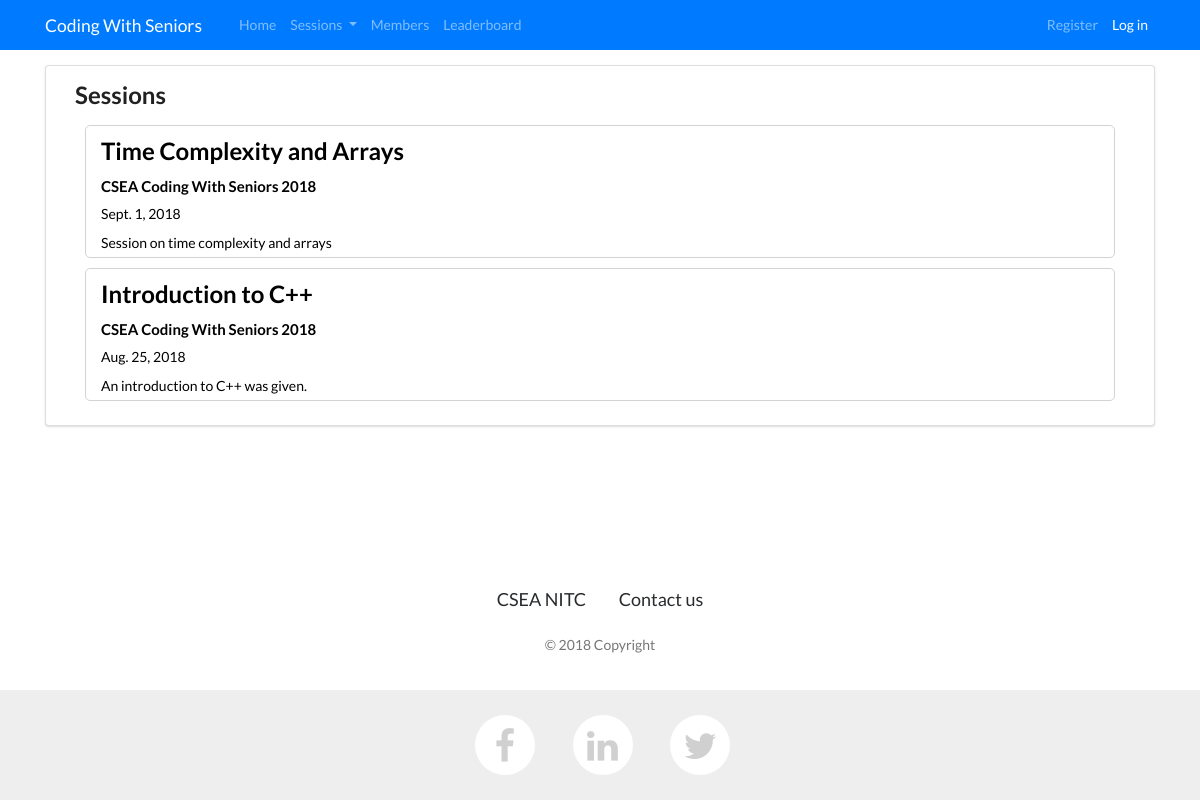
The page /events/sessions on the database as committed earlier.
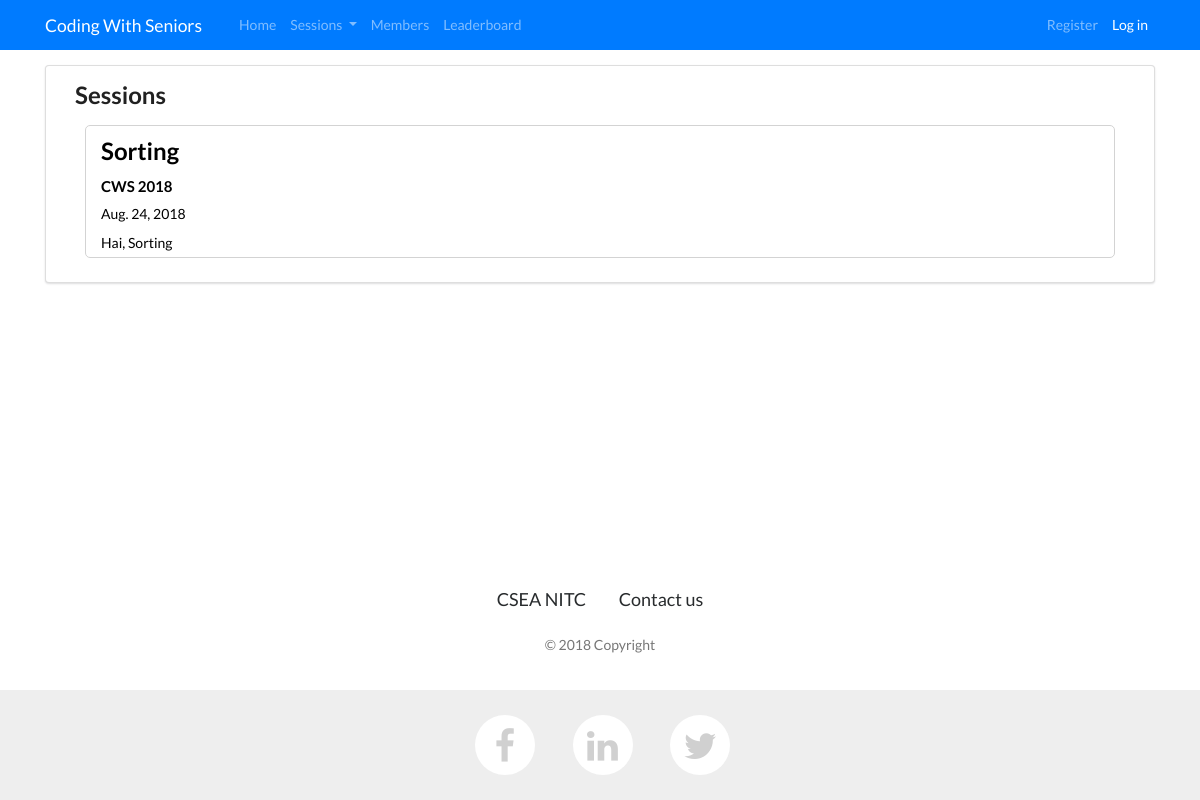
The same page on the database as committed later.
### events/models.py (models this page shows, shortened)
class Session(models.Model):
    event=models.ForeignKey(Event,on_delete=models.CASCADE)
    name=models.CharField(max_length=255, blank=False, null=True,unique=True)
    date=date=models.DateField(blank=False, null=True)
    description = models.TextField(blank=False, null=True)
    test_name=models.CharField(max_length=255,blank=True, null=True)
    test_url=models.URLField(blank=True, null=True)
    top_coder=models.CharField(max_length=255, blank=True, null=True)
    top_contributor=models.CharField(max_length=255, blank=True, null=True)
    top_improver=models.CharField(max_length=255, blank=True, null=True)
    rating_updated=models.BooleanField(default=False)

class Event(models.Model):
    name= models.CharField(max_length=255, blank=False, null=True,unique=True)
    date=models.DateField(blank=False, null=True)
    description=models.TextField( blank=False, null=True)

### events/views.py (the view)
# urls.py: path('sessions',views.view_sessions, name="view_sessions"),
def view_sessions(request: HttpRequest) -> HttpResponse:
    try:
        sessionset = Session.objects.all().order_by('-date')
        upzero = False
        if sessionset.count() == 0:
            upzero = True
    except:
        messages.add_message(request, messages.ERROR, 'Error Contact Admin')
    return render(request, 'events/all_sessions.html', locals())

### events/templates/events/all_sessions.html (shortened to what this page needs)
{% extends "layout.html" %}
{% load staticfiles %}
{% block css %}
    <link href="//cdnjs.cloudflare.com/ajax/libs/semantic-ui/2.2.10/semantic.min.css" rel="stylesheet" id="bootstrap-css">
{% endblock %}
{% block body %}
    <div class="ui segment">
    <div class="ui container">
    <h2>Sessions</h2>
    {% for item in sessionset %}
        <a href="/events/sessions/{{ item.name }}" class="unstyle_link">
    <div class="row dabba" >
            <div class="col" >
                <h2 style="margin-top:10px;margin-bottom: 4px">{{ item.name }}</h2>
                <h4 style="margin-top:10px;margin-bottom: 4px">{{ item.event.name }}</h4>
                <h6 style="margin-top:10px;margin-bottom: 4px">{{ item.date }}</h6>
                <p style="margin-top:10px;margin-bottom: 4px">{{ item.description }}</p>
            </div>
    </div>
        </a>
    {%  endfor %}
    </div>
    </div>
{% endblock %}

Rows that differ between the two databases and show on the page:
removed Session: name "Time Complexity and Arrays", event.name "CSEA Coding With Seniors 2018", date "Sept. 1, 2018", description "Session on time complexity and arrays"
removed Session: name "Introduction to C++", event.name "CSEA Coding With Seniors 2018", date "Aug. 25, 2018", description "An introduction to C++ was given."
added Session: name "Sorting", event.name "CWS 2018", date "Aug. 24, 2018", description "Hai, Sorting"
